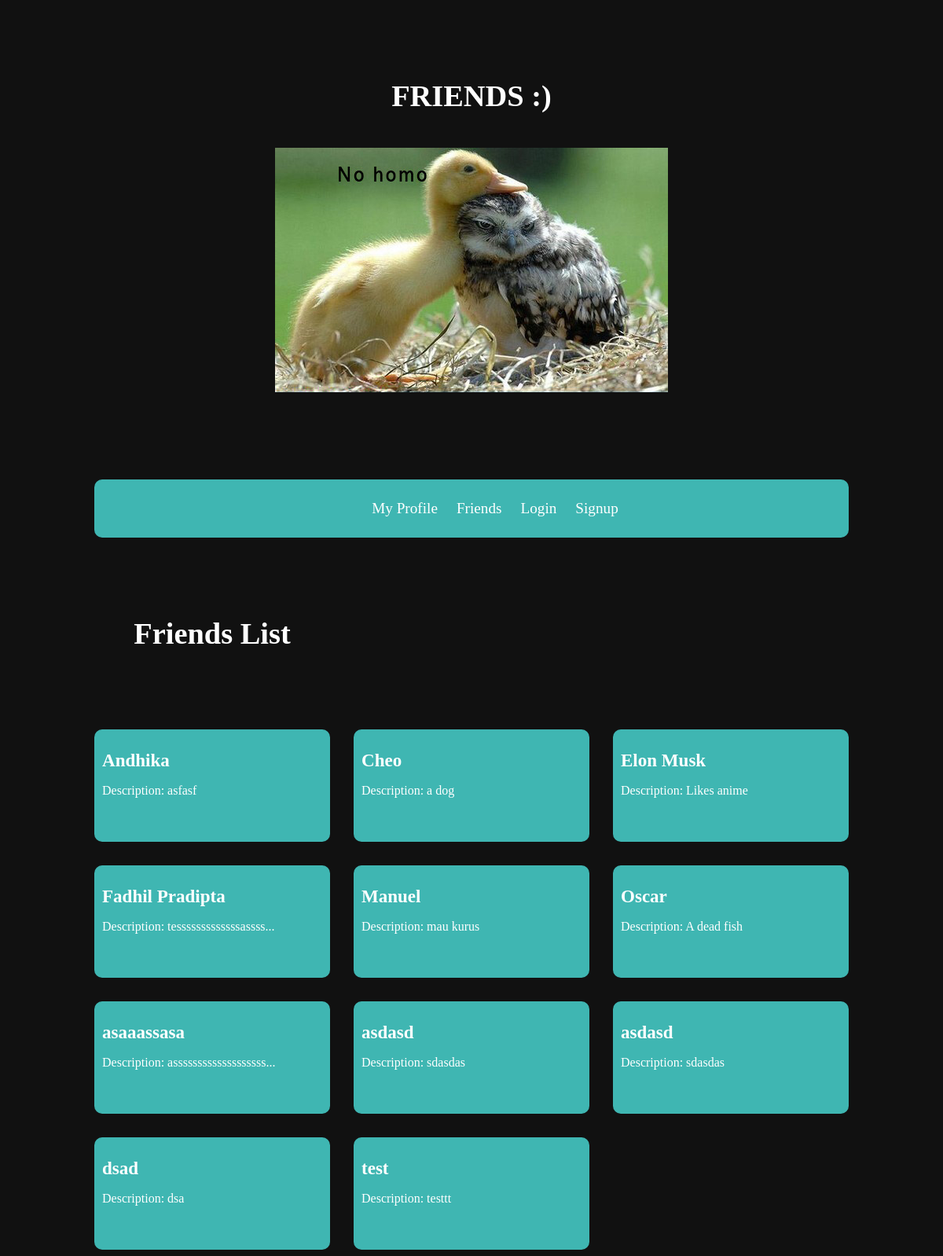
The page /friends/ on the database as committed earlier.
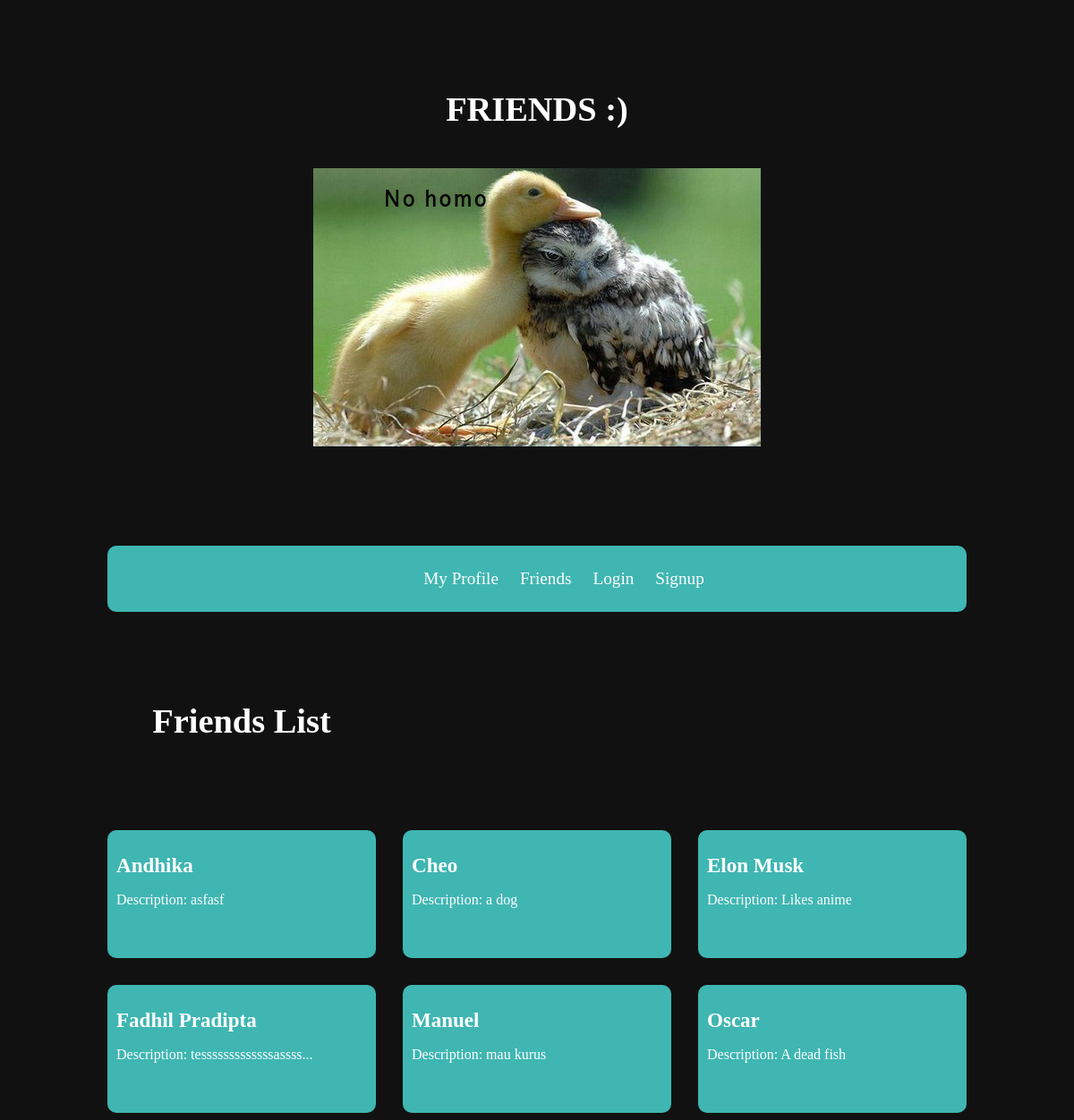
The same page on the database as committed later.
### friends/models.py (models this page shows, shortened)
class Friends(models.Model):
    name = models.CharField(max_length=100)
    slug = models.SlugField()
    tempat_tanggal_lahir = models.CharField(default='', max_length=500)
    description = models.TextField(default='')
    line = models.CharField(default='', max_length=100)
    def snippet(self):
        if len(self.description) > 20:
            return self.description[:20] + "..."
        else:
            return self.description
    class Meta:
        verbose_name_plural = "friends"

### friends/views.py (the view)
# urls.py: path('friends/', include(('friends.urls', 'friends'), namespace='friends')),    #YEEEEEEEEEEEEEEEE NGEBUG BERJAM-JAM AKHIRNYA BISA HAAAAAAAAAAAAAAAAAAAAAAAA T-T
def friends(request):
    friends = Friends.objects.all().order_by('name')
    return render(request, 'friends/friends.html', {'friends': friends})

### friends/templates/friends/friends.html
{% extends 'base_layout.html' %}
{% block content %}
    <h1 class="friends"> Friends List </h1>
    <div class="friends">
        {% for friend in friends %}
            <div class='friend'>
                <h2><a href="{% url 'friends_details:details' slug=friend.slug %}"> {{ friend.name }} </a></h2>
                <p>Description: {{ friend.snippet }}</p>
            </div>
        {% endfor %}
    </div>
{% endblock %}

Rows that differ between the two databases and show on the page:
removed Friends: name "asaaassasa", snippet "asssssssssssssssssss..."
removed Friends: name "asdasd", snippet "sdasdas"
removed Friends: name "asdasd", snippet "sdasdas"
removed Friends: name "dsad", snippet "dsa"
removed Friends: name "test", snippet "testtt"
